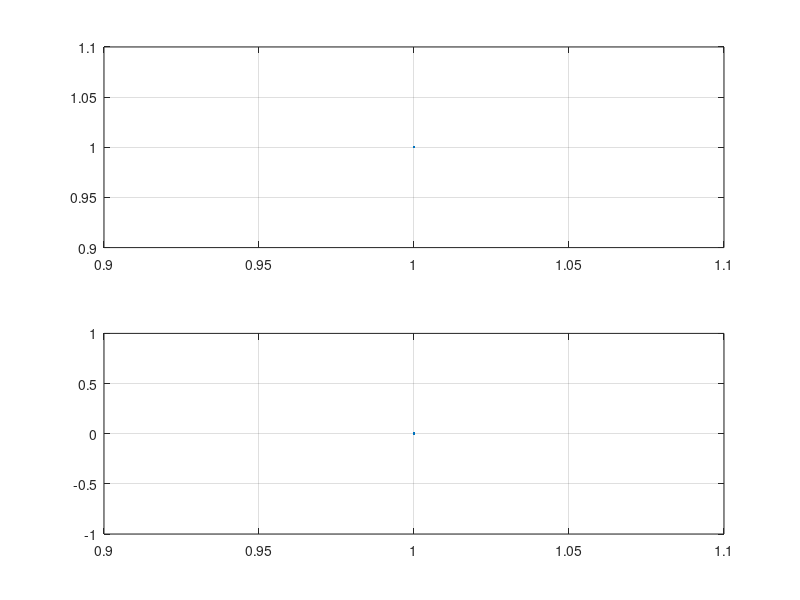

MATLAB code for this plot: (Note: this script raises an error after producing the figure.)
% These examples illustrate the use of the chirplet transform on both ``toy''
% and actual practical problems.
%
% Working these simple examples and examining the associated script files will
% give you some idea how to compute some of the various 2-d slices through the
% chirplet transform.  They are meant to be simple and illustrative rather
% than complicated and elegant, so you will no doubt want to modify and
% experiment further with your specific problem(s).

% create some synthetic data (a chirp):
c=chirp(0,.25,512);    % chirp beginning at f=0 and ending at f=.25; 512 pts

% plot this chirp:
subplot(211);plot(real(c));grid;subplot(212);plot(imag(c));grid
% (you probably want to mouse these long lines and drop into a Matlab window)
% (instruction lines are commented so you can just mouse comments as well)

% now compute the Frequency-Frequency plane of the chirplet transform of c:
% if vers>=4.0; figure; else; subplot(111); end;
figure;

Cff=ff(c,.5,39);       % computes and plots contours: notice there is indeed
                       % a strong peak at coordinates (0,.25).  Note that
                       % coordinates (0,0) are in the center and that the
                       % axes are in sample (pixel) coordinates of Cff
% Try generating a number of chirps with various Fbeg and Fend, add (avg) them
% together, compute the FF plane of the result; you will see a peak for each.

% load some actual radar data (from my low budget uncalibrated home-made radar)
% load vballdrop  chrome       % load radar return from a falling volleyball
v = readtable('zhao_before.csv')
v = table2array(v)

disp('Is v numerical?');
disp(class(v));

v=v-mean(v);           % subtract mean
Vtf=tf(v);             % compute tf plane of chirplet transform (which is
disp('Is vtf numerical?')
disp(class(Vtf))     % just the STFT).
% disp(Vtf)
% imagesc(-abs(Vtf))     % view as a density plot (black=highest values)
% fplot(Vtf, [0 5])       % observe the linear portion while the ball was in
% subplot(2,1,1)
% step(Vtf)
% subplot(2,1,2)
% impulse(Vtf)              % free fall; then the ball hits the radar and bounces
                       % around a little.
vp=v(6670:6670+4999);  % take part of the data (about 5000 samples from when
                       % the ball was in free fall).
Vff=ff(vp,.5,39)       % takes a long time (see Bug notice in help)
                       % so try looking at part of the data or decimating the
                       % data by a factor of 2:
Vff=ff(decimate(vp(1:1000),2),.5,39)
                       % You see the mirroring about f=0 because the signal is
                       % real.  Nothing was moving away from the radar, so
                       % you can get a signal like a more expensive (complex)
                       % radar w/ I(inphase) and Q(uadrature) would have given.
vp=hilbert(vp);        % Project to the Hardy space (get rid of neg. freq.)
                       % using the Hilbert transform.
Vff=ff(decimate(vp(1:1000),2),.5,39);  % 39 by 39 pixel image
                       % now you see the true picture: a large peak about 3
                       % pixels directly above the origin (0,0).  This is at
                       % coordinates (Vbeg,Vend)=(0,3/39) indicating an object
                       % started out at 0 velocity toward the radar, and ended
                       % up going k3/39 toward the radar.
mesh(abs(Vff))         % and observe that the peaks are quite sharp
% now that you see where the area of interest is, zoom in and take a close look
Vff=ff(decimate(vp(1:1000),2),.2,39);
% if vers>=4.0; imagesc(abs(Vff)); axis('image'); grid; end
imagesc(abs(Vff)); axis('image'); grid;

%if
% now try looking at other parts of the data.  Try samples 1001:2000.
% if you draw a line from the lower left to upper right, you will notice that
% the peak is the same distance from this line as before.  The distance from
% the f=0 line is called the ``chirpiness'', and corresponds to acceleration
% (which is constant by virtue of the const. mass and const. accel. due to g)

% load hhb9825 % Doppler return from a small floating iceberg fragment
% Btf=tf(b);             % tf slice of chirplet is the STFT
% imagesc(-abs(Btf));    % notice the wavy pattern (acceleration).
                       % STFT assumes short-time stationarity (assumes velocity
                       % constant over short interval), but ff plane assuems
                       % acceleration constant over short interval.  Both
                       % may be wrong but latter is a weaker assumption.
                       % Chirplet approximates the wavy curve as piecewise
                       % linear as opposed to the STFT which approximates it
                       % as piecewise constant (staircased)
% try some ff planes for various parts of this data.  Note that the ff plane
% allows you to integrate over longer datasets than just using the power
% spectrum.

% The scale-frequency plane has been quite useful in characterizing Doppler
% returns from marine radar.
% Try running sf.m (it assumes the data you want to analyze is in variable b:
% sf                     % This is an interactive script, not a function.
                       % Just hit return at each prompt to get defaults.
                       % An important property of sea clutter is that the
                       % spectrum of its radar backscatter happens to differ 
                       % widely at differing scales, while targets tend to
                       % have similar spectral characteristics across widely
                       % varying scales.  The target is quite evident in this
                       % data sample.

% Try modifying these sample .m files to produce some other slices through
% the chirplet transform.  Try, for example, copying the file ff.m to another
% file like ts.m, and changing it to go through the time-scale plane.
% If you happened to use a ``window'' that had no DC component, you have
% just performed a Continuous Wavelet Transform.  Try a tc (Time-Chirpiness)
% and Frequency-Chirpiness plane.  Later you might want to modify the scripts
% to use the FFT for more efficient computation of these slices, but for now,
% perhaps just see which of the slices captures the essence of your particular
% application.  It may well turn out that the tf or ts plane gives you the
% best performance, in which case the chirplet transform may do no better than
% the Fourier or wavelet.  If you do find anything interesting out in chirplet
% space, out where no one has been before (e.g. off of the usual tf and ts
% planes) please let me know what you find.

% Steve Mann
% steve@media.mit.edu
% MIT E15-389
% 20 Ames Street
% Cambridge, MA02139

% Developed by Steve Mann, currently with the Media Laboratory, MIT,
% Cambridge, Massachusetts, 02139.
% 
% Permission to use, copy, or modify this software and its documentation
% for educational and research purposes only and without fee is hereby
% granted, provided that this copyright notice and the original authors'
% names appear on all copies and supporting documentation.  If individual
% files are separated from this distribution directory structure, this
% copyright notice must be included.  For any other uses of this software,
% in original or modified form, including but not limited to distribution
% in whole or in part, specific prior permission must be obtained from
% MIT.  These programs shall not be used, rewritten, or adapted as the
% basis of a commercial software or hardware product without first
% obtaining appropriate licenses from MIT.  MIT. makes no representations
% about the suitability of this software for any purpose.  It is provided
% "as is" without express or implied warranty.

